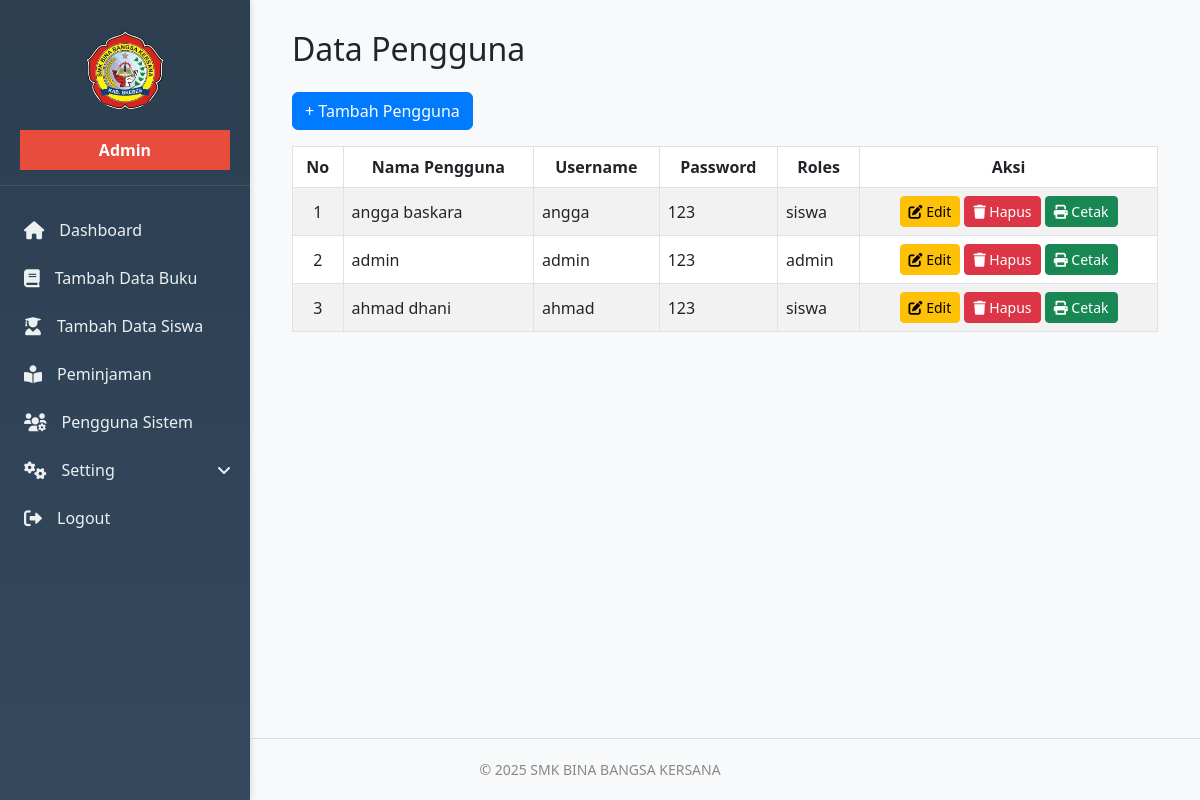
Page /data_pengguna.php (signed in) on the committed database.
### tables this page shows
CREATE TABLE `pengguna` (
  `id_pengguna` int(11) NOT NULL,
  `nama_pengguna` varchar(100) NOT NULL,
  `username` varchar(50) NOT NULL,
  `password` varchar(255) NOT NULL,
  `roles` varchar(100) NOT NULL
);

### data_pengguna.php (the view, shortened to what this page needs)
<?php
include 'koneksi.php';
include 'sidebar.php';
$sql = "SELECT * FROM pengguna";
$result = $koneksi->query($sql);
?>
<!DOCTYPE html>
<html lang="id">
<head>
  <link href="https://cdn.jsdelivr.net/npm/bootstrap@5.3.0-alpha1/dist/css/bootstrap.min.css" rel="stylesheet">
  <link href="https://cdnjs.cloudflare.com/ajax/libs/font-awesome/6.0.0-beta3/css/all.min.css" rel="stylesheet">
</head>
<body>
<div class="main-content">
  <div class="container">
    <h2 class="mb-4">Data Pengguna</h2>
    <div class="d-flex justify-content-between mb-3">
      <a href="tambah_pengguna.php" class="btn btn-tambah">+ Tambah Pengguna</a>
    </div>
    <table class="table table-bordered table-striped">
      <thead class="bg-primary text-white text-center">
        <tr>
          <th>No</th>
          <th>Nama Pengguna</th>
          <th>Username</th>
          <th>Password</th>
          <th>Roles</th>
          <th>Aksi</th>
        </tr>
      </thead>
      <tbody>
        <?php
        if ($result->num_rows > 0) {
          $no = 1;
          while ($row = $result->fetch_assoc()) {
            echo "<tr>
                    <td class='text-center'>{$no}</td>
                    <td>{$row['nama_pengguna']}</td>
                    <td>{$row['username']}</td>
                    <td>{$row['password']}</td>
                    <td>{$row['roles']}</td>
                    <td class='text-center'>
                      <a href='edit_pengguna.php?username={$row['username']}' class='btn btn-warning btn-sm'>
                        <i class='fas fa-edit'></i> Edit
                      </a>
                      <a href='hapus_pengguna.php?username={$row['username']}'
                         class='btn btn-danger btn-sm'
                         onclick='return confirm(\"Yakin ingin menghapus data ini?\")'>
                        <i class='fas fa-trash'></i> Hapus
                      </a>
                      <a href='cetak_kartu.php?id={$row['id_pengguna']}'
                         target='_blank'
                         class='btn btn-success btn-sm'>
                        <i class='fas fa-print'></i> Cetak
                      </a>
                    </td>
                  </tr>";
            $no++;
          }
        } else {
          echo "<tr><td colspan='6' class='text-center'>Data tidak ditemukan</td></tr>";
        }
        ?>
      </tbody>
    </table>
  </div>
</div>
<footer>
  <div class="text-center">
    <p class="mb-0">&copy; 2025 SMK BINA BANGSA KERSANA</p>
  </div>
</footer>
</body>
</html>

### sidebar.php (style rules this page uses)
* { margin: 0; padding: 0; box-sizing: border-box; font-family: 'Segoe UI', Tahoma, Geneva, Verdana, sans-serif; }
body { display: flex; min-height: 100vh; background-color: #f0f2f5; }

### data_pengguna.php (style rules this page uses)
body { display: flex; flex-direction: column; min-height: 100vh; background-color: #f8f9fa; }
.main-content { flex: 1; padding: 30px; margin-left: 250px; }
footer { text-align: center; color: #888; padding: 20px 0; font-size: 14px; border-top: 1px solid #ddd; background-color: #f8f9fa; }
.btn-tambah { background-color: #007bff; border-color: #007bff; color: white; }
.table th, .table td { vertical-align: middle; }

### rows in the picture
pengguna: nama_pengguna "angga baskara", username "angga", password "123", roles "siswa"
pengguna: nama_pengguna "admin", username "admin", password "123", roles "admin"
pengguna: nama_pengguna "ahmad dhani", username "ahmad", password "123", roles "siswa"
